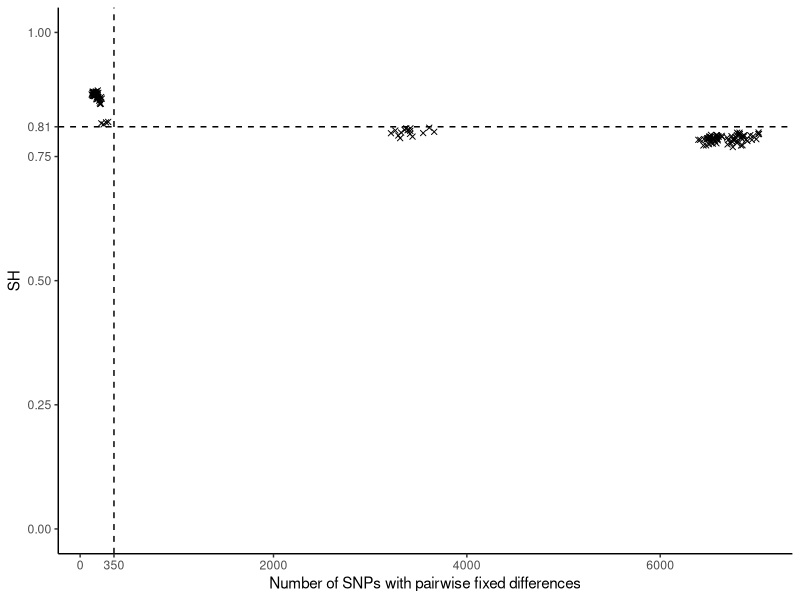

The R source for this figure:
#!/usr/bin/env Rscript
library(ggplot2)
obj <- read.table("./01_results_ready.txt", header = TRUE)

pdf("homoDiff_sh.pdf", width = 4, height = 4)
ggplot(obj, aes(N_homoDiff, SH)) +
  geom_point(shape = 4) +
  geom_vline(xintercept = 350, linetype = "dashed") +
  geom_hline(yintercept = 0.81, linetype = "dashed") +
  theme_classic() +
  scale_x_continuous(breaks = c(0, 350, 2000, 4000, 6000)) +
  scale_y_continuous(limit = c(0.0, 1), breaks = c(0, 0.25, 0.5, 0.75, 0.81, 1)) +
  xlab("Number of SNPs with pairwise fixed differences") +
  ylab("SH")
dev.off()

obj04 <- subset(obj, N_homoDiff < 350)
write.table(obj04, "00_clonemates.txt", quote = FALSE, sep = "\t", row.names = FALSE)
min(obj04$SH)

obj05 <- subset(obj, N_homoDiff > 350 & N_homoDiff < 4000)
max(obj05$SH)
